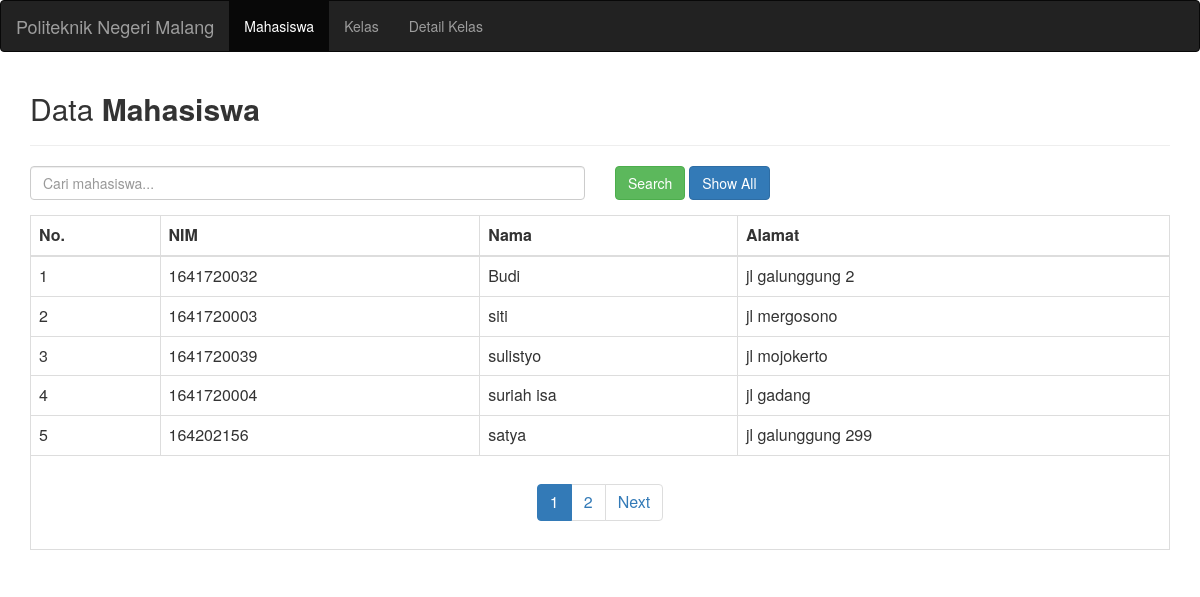
/index.php/mahasiswa/search, run on the app's committed database.
### tables this page shows
CREATE TABLE `mahasiswa` (
  `id` int(10) NOT NULL,
  `nim` int(20) NOT NULL,
  `nama` varchar(30) NOT NULL,
  `alamat` varchar(30) NOT NULL
);

### index.php (called while the page is built, shortened)
<?php
require_once BASEPATH.'core/CodeIgniter.php';

### application/models/mahasiswa_m.php (called while the page is built, shortened)
<?php
    class mahasiswa_m extends CI_Model
    {
        public function get_mahasiswa($limit, $start, $st = NULL)
        {
            if($st == "NIL") $st = "";
            $sql = "SELECT * FROM mahasiswa WHERE nama LIKE '%$st%' LIMIT ".$start.", ".$limit;
            $query = $this->db->query($sql);
            return $query->result();
        }
    }
?>

### application/views/mahasiswa_v.php (the view, shortened to what this page needs)
<html>
    <head>
        <link rel="stylesheet" href="<?php echo base_url('assets/bootstrap/css/bootstrap.css')?>"/>
    </head>
    <body>
        <nav class="navbar navbar-inverse">
            <div class="container-fluid">
                <div class="navbar-header">
                    <a class="navbar-brand" href="#">Politeknik Negeri Malang</a>
                </div>
                <ul class="nav navbar-nav">
                    <li class="active"><a href="<?php echo base_url('mahasiswa')?>">Mahasiswa</a></li>
                    <li><a href="<?php echo base_url('kelas')?>">Kelas</a></li>
                    <li><a href="<?php echo base_url('detail_kelas')?>">Detail Kelas</a></li>
                </ul>
            </div>
        </nav>
        <div class="container">
            <h2>Data <strong>Mahasiswa</strong></h2><hr>
            <?php
                $attr = array("class" => "form-horizontal", "role" => "form", "id" => "form1", "name" => "form1");
                echo form_open("mahasiswa/search", $attr);
            ?>
            <div class="form-group">
                <div class="col-md-6">
                    <input class="form-control" id="mahasiswa_name" name="mahasiswa_name" placeholder="Cari mahasiswa..." type="text" value="<?php echo set_value('book_name')?>"/>
                </div>
                <div class="col-md-6">
                    <input id="btn_search" name="btn_search" type="submit" class="btn btn-success" value="Search" />
                    <a href="<?php echo base_url(). "mahasiswa/index"; ?>" class="btn btn-primary">Show All</a>
                </div>
                <?php echo form_close();?>
            </div>
            <table class="table table-bordered table-hover">
                <thead>
                    <tr>
                        <th>No.</th>
                        <th>NIM</th>
                        <th>Nama</th>
                        <th>Alamat</th>
                    </tr>
                </thead>
                <tbody>
                    <?php
                        for($i = 0; $i < count($mahasiswalist); ++$i)
                        {
                            ?>
                                <tr>
                                    <td><?php echo $mahasiswalist[$i]->id?></td>
                                    <td><?php echo $mahasiswalist[$i]->nim?></td>
                                    <td><?php echo $mahasiswalist[$i]->nama?></td>
                                    <td><?php echo $mahasiswalist[$i]->alamat?></td>
                                </tr>
                            <?php
                        }
                    ?>
                    <tr>
                        <td colspan="4" align="center"><?php echo $pagination?></td>
                    </tr>
                </tbody>
            </table>
    </body>
</html>

### data on the page
mahasiswa: id "1", nim "1641720032", nama "Budi", alamat "jl galunggung 2"
mahasiswa: id "2", nim "1641720003", nama "siti", alamat "jl mergosono"
mahasiswa: id "3", nim "1641720039", nama "sulistyo", alamat "jl mojokerto"
mahasiswa: id "4", nim "1641720004", nama "suriah isa", alamat "jl gadang"
mahasiswa: id "5", nim "164202156", nama "satya", alamat "jl galunggung 299"

### other printed values
$pagination "1 2 Next"
